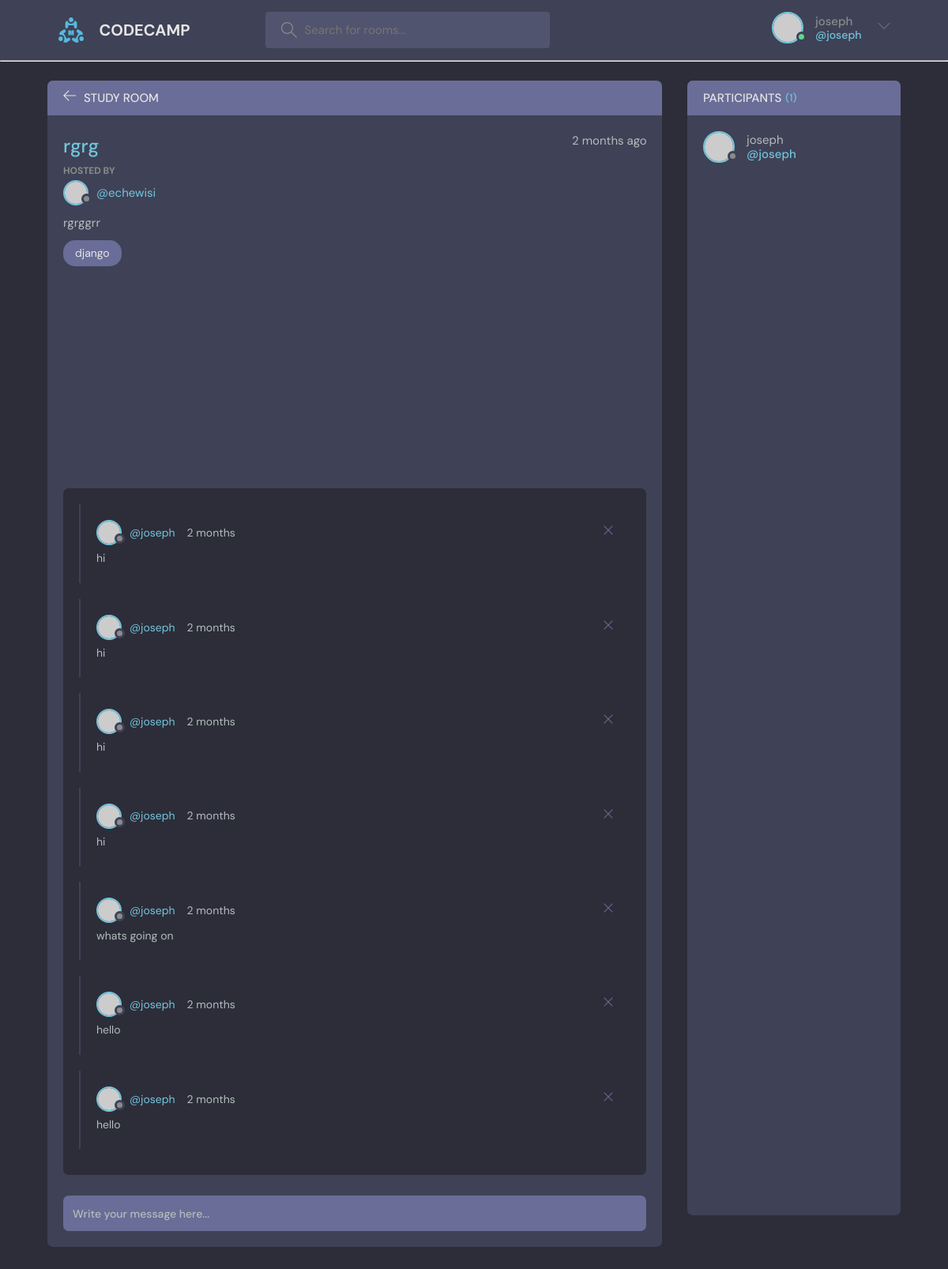
Page /room/7/ (signed in) on the committed database.
### base/models.py (models this page shows, shortened)
class Room(models.Model):
    host=models.ForeignKey(User, on_delete= models.SET_NULL, null=True)
    topic= models.ForeignKey(Topic, on_delete= models.SET_NULL, null=True)
    name= models.CharField(max_length=200)
    description= models.TextField(null=True, blank= True)
    participants= models.ManyToManyField(User, related_name='participants', blank=True)
    updated= models.DateTimeField(auto_now= True)
    created= models.DateTimeField( auto_now_add= True)
    class Meta:
        ordering= ['-updated', '-created']

class Topic(models.Model):
    name=models.CharField(max_length=200)
    def __str__(self):
        return self.name

class Message(models.Model):
    user= models.ForeignKey(User, on_delete=models.CASCADE )
    room= models.ForeignKey(Room, on_delete=models.CASCADE )
    body= models.TextField()
    updated= models.DateTimeField(auto_now= True)
    created= models.DateTimeField( auto_now_add= True)
    class Meta:
        ordering= ['-updated', '-created']

### base/views.py (the view, shortened to what this page needs)
# urls.py: path('room/<str:pk>/', views.room, name='room'),
def room(request, pk):
    room = Room.objects.get(id=pk)
    room_messages = room.message_set.all()
    participants = room.participants.all()
    participants_count = room.participants.count()
    context = {'room': room, 'room_messages': room_messages,
            'participants': participants, 'participants_count': participants_count}
    return render(request, 'base/room.html', context)

### base/templates/base/room.html (shortened to what this page needs)
{%extends 'main.html'%}
{%block content%}
    <main class="profile-page layout layout--2">
      <div class="container">
        <div class="room">
          <div class="room__top">
            <div class="room__topLeft">
              <a href="{% url 'home' %}"  onclick="goback()" >
                <svg version="1.1" xmlns="http://www.w3.org/2000/svg" width="32" height="32" viewBox="0 0 32 32">
                  <title>arrow-left</title>
                  <path
                    d="M13.723 2.286l-13.723 13.714 13.719 13.714 1.616-1.611-10.96-10.96h27.625v-2.286h-27.625l10.965-10.965-1.616-1.607z"
                  ></path>
                </svg>
              </a>
              <h3>Study Room</h3>
            </div>
          </div>
          <div class="room__box scroll">
            <div class="room__header scroll">
              <div class="room__info">
                <h3>{{room.name}}</h3>
                <span>{{room.created|timesince}} ago</span>
              </div>
              <div class="room__hosted">
                <p>Hosted By</p>
                <a href="{% url 'profile' room.host.id %}" class="room__author">
                  <div class="avatar avatar--small">
                    <img src="https://randomuser.me/api/portraits/men/37.jpg" />
                  </div>
                  <span>@{{room.host.username}}</span>
                </a>
              </div>
              <div class="room__details">
                  {{room.description}}
              </div>
              <span class="room__topics">{{room.topic}}</span>
            </div>
            <div class="room__conversation">
              <div class="threads scroll">
                {%for message in room_messages%}
                <div class="thread">
                  <div class="thread__top">
                    <div class="thread__author">
                      <a href="{% url 'profile' message.user.id %}" class="thread__authorInfo">
                        <div class="avatar avatar--small">
                          <img src="https://randomuser.me/api/portraits/men/37.jpg" />
                        </div>
                        <span>@{{message.user}}</span>
                      </a>
                      <span class="thread__date">{{message.created|timesince}}</span>
                    </div>
                    <div class="thread__delete">
                      {%if message.user == request.user%}
                      <a  href="{%url 'delete-message' message.id %}">
                        <svg version="1.1" xmlns="http://www.w3.org/2000/svg" width="32" height="32" viewBox="0 0 32 32">
                          <title>remove</title>
                          <path
                            d="M27.314 6.019l-1.333-1.333-9.98 9.981-9.981-9.981-1.333 1.333 9.981 9.981-9.981 9.98 1.333 1.333 9.981-9.98 9.98 9.98 1.333-1.333-9.98-9.98 9.98-9.981z"
                          ></path>
                        </svg>
                      </a>
                      {%endif%}
                    </div>
                  </div>
                  <div class="thread__details">
                        {{message.body}}
                  </div>
                </div>
                {%endfor%}
              </div>
            </div>
          </div>
            <div class="room__message">
              <form action="#"><input name="" placeholder="Write your message here..." /></form>
            </div>
        </div>
        <div class="participants">
          <h3 class="participants__top">Participants <span>({{participants_count}})</span></h3>
          <div class="participants__list scroll">
            {%for user in participants %}
            <a href="{% url 'profile' user.id %}" class="participant">
              <div class="avatar avatar--medium">
                <img src="https://randomuser.me/api/portraits/men/37.jpg" />
              </div>
              <p>
                {{user.username}}
                <span>@{{user.username}}</span>
              </p>
            </a>
            {%endfor%}
          </div>
        </div>
      </div>
    </main>
{%endblock%}

### templates/navbar.html (shortened to what this page needs)
{% load static%}
<header class="header header--loggedIn">
    <div class="container">
        <a href="{%url 'home'%}" class="header__logo">
            <img src="{% static 'images/favicon.ico'%}" />
            <h1>CODECAMP</h1>
        </a>
        <form class="header__search" form="GET" action="{%url 'home'%}">
            <label>
                <input name="q" placeholder="Search for rooms..." />
            </label>
        </form>
        <nav class="header__menu">
            {%if request.user.is_authenticated %}
            <div class="header__user">
                <a href="{% url 'profile' user.id %}">
                    <div class="avatar avatar--medium active">
                        <img src="https://randomuser.me/api/portraits/men/37.jpg" />
                    </div>
                    <p>{{request.user}} <span>@{{request.user.username}}</span></p>
                </a>
                <button class="dropdown-button">
                    <svg version="1.1" xmlns="http://www.w3.org/2000/svg" width="32" height="32" viewBox="0 0 32 32">
                        <title>chevron-down</title>
                        <path d="M16 21l-13-13h-3l16 16 16-16h-3l-13 13z"></path>
                    </svg>
                </button>
            </div>
            {%else%}
            <a href="{% url 'login' %}">
                <img src="{% static 'images/avatar.svg' %}" / <p>Login</p>
            </a>
            {%endif%}
        </nav>
    </div>
</header>
<hr />

### rows in the picture
Room: name "rgrg", created "2 months", host.username "echewisi", description "rgrggrr", topic "django"
Message: user "joseph", created "2 months", body "hi"
Message: user "joseph", created "2 months", body "hi"
Message: user "joseph", created "2 months", body "hi"
Message: user "joseph", created "2 months", body "hi"
Message: user "joseph", created "2 months", body "whats going on"
Message: user "joseph", created "2 months", body "hello"
Message: user "joseph", created "2 months", body "hello"

### other values in the picture
{{ request.user }} "joseph"
{{ request.user.username }} "joseph"
{{ participants_count }} "1"
{{ user.username }} "joseph"
